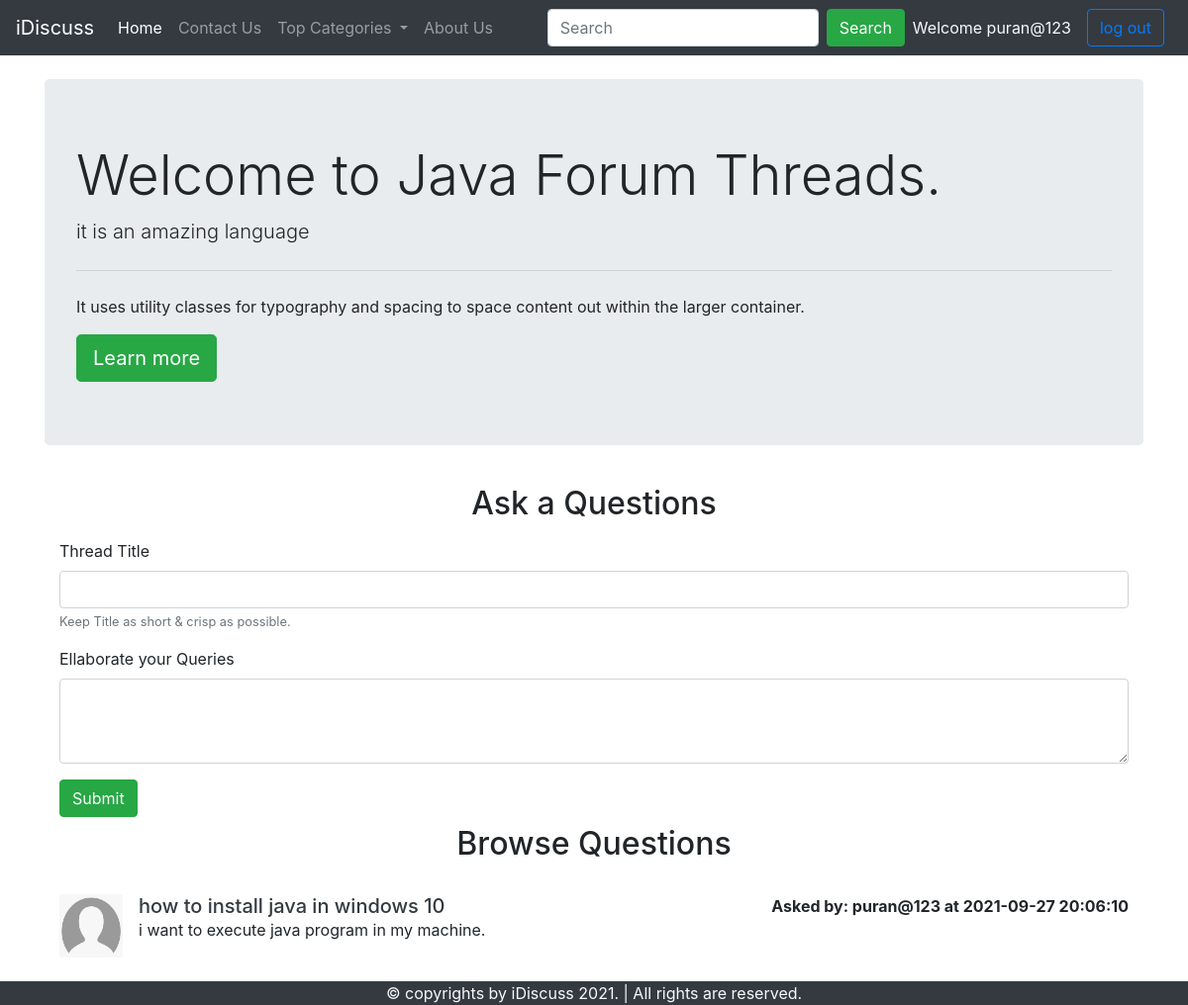
Screenshot of /threadlist.php?catid=2 (signed in) with the database file from the repository.
### tables this page shows
CREATE TABLE `category` (
  `category_id` int(20) NOT NULL,
  `category_name` varchar(255) NOT NULL,
  `category_desc` varchar(255) NOT NULL,
  `created` datetime NOT NULL DEFAULT current_timestamp()
);

CREATE TABLE `threads` (
  `thread_id` int(11) NOT NULL,
  `thread_title` text NOT NULL,
  `thread_desc` varchar(255) NOT NULL,
  `thread_cat_id` int(10) NOT NULL,
  `thread_user` int(10) NOT NULL,
  `thread_created` datetime NOT NULL DEFAULT current_timestamp()
);

CREATE TABLE `users` (
  `user_id` int(10) NOT NULL,
  `user_email` varchar(50) NOT NULL,
  `user_pass` varchar(255) NOT NULL,
  `create_date` datetime NOT NULL DEFAULT current_timestamp()
);

### threadlist.php (the view, shortened to what this page needs)
<!doctype html>
<html lang="en">
<head>
    <link rel="stylesheet" href="https://cdn.jsdelivr.net/npm/bootstrap@4.5.3/dist/css/bootstrap.min.css"
>
    <link rel="stylesheet" href="style/style.css">
</head>
<body>
    <?php include 'partial/_dbconnect.php';?>
    <?php include "partial\header.php";?>
    <?php
$id = $_GET['catid'];
$sql = "SELECT * FROM `category` WHERE category_id=$id";
$result = mysqli_query($conn, $sql);
while ($row = mysqli_fetch_assoc($result)) {
  $catname = $row['category_name'];
  $catdesc = $row['category_desc'];
}
?>
    <div class="container my-4">
        <div class="jumbotron">
            <h1 class="display-4">Welcome to <?php echo $catname; ?> Forum Threads.</h1>
            <p class="lead"><?php echo $catdesc; ?></p>
            <hr class="my-4">
            <p>It uses utility classes for typography and spacing to space content out within the larger container.</p>
            <a class="btn btn-success btn-lg" href="#" role="button">Learn more</a>
        </div>
        <?php
        if (isset($_SESSION['loggedin'])&&$_SESSION['loggedin']==true) {
            echo '<div class="container">
                <h2 class="text-center py-2">Ask a Questions</h2>
                <form action="'.$_SERVER['REQUEST_URI'].'" method="post">
                    <div class="form-group">
                        <label for="th_title">Thread Title</label>
                        <input type="text" class="form-control" id="th_title" name="title" aria-describedby="th_title">
                        <small id="th_title" class="form-text text-muted">Keep Title as short & crisp as possible.</small>
                    </div>
                    <input type="hidden" name="uid" value="'.$_SESSION['uid'].'">
                    <div class="form-group">
                        <label for="th_desc">Ellaborate your Queries</label>
                        <textarea class="form-control" id="th_desc" name="desc" rows="3"></textarea>
                    </div>
                    <button type="submit" class="btn btn-success">Submit</button>
                </form>
                </div>';
        }
        else {
            echo '<div class="container">
                    <h2 class="text-center py-2">Ask a Questions</h2>
                    <p class="lead">You are not logged in. Log in to be able to ask question.</p>
                </div>';
        }
       ?>
        <div class="container">
            <h2 class="text-center py-2">Browse Questions</h2>
            <?php
            $id = $_GET['catid'];
            $sql = "SELECT * FROM `threads` WHERE thread_cat_id=$id";
            $result = mysqli_query($conn, $sql);
            while ($row = mysqli_fetch_assoc($result)) {
              $id = $row['thread_id'];
              $title = $row['thread_title'];
              $desc = $row['thread_desc'];
              $thread_uid=$row['thread_user'];
              $sql2="SELECT user_email FROM `users` WHERE user_id=$thread_uid";
              $result2=mysqli_query($conn,$sql2);
              $row2=mysqli_fetch_assoc($result2);
              echo '<div class="media my-4">
                            <img src="img/user.png" width="64px" height="64px" class="mr-3" alt="user_img">
                            <div class="media-body">
                                <h5 class="mt-0 my-0"><a class="text-dark" href="thread.php?threadid=' . $id . '">' . $title . '</a></h5>
                                ' . $desc . '
                            </div><p class="font-weight-bold my-0"> Asked by: '.$row2['user_email'].' at '.$row['thread_created'].'</p>
                        </div>';
            }
            ?>
        </div>
    </div>
    <?php include "partial/footer.php";?>
</body>
</html>

### rows the page displays
category: category_name "Java", category_desc "it is an amazing language"
threads: thread_title "how to install java in windows 10", thread_desc "i want to execute java program in my machine.", users.user_email "puran@123", thread_created "2021-09-27 20:06:10"

### other values shown
$_SESSION['username'] "puran@123"
